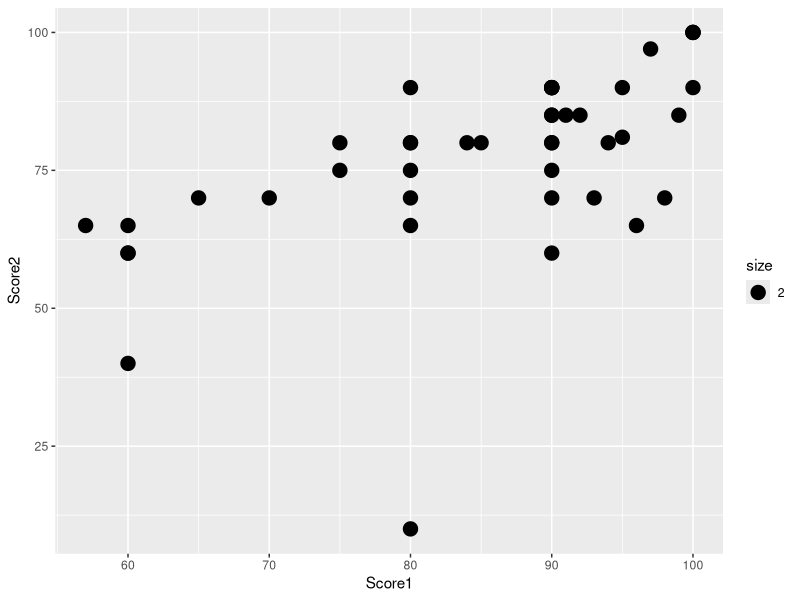
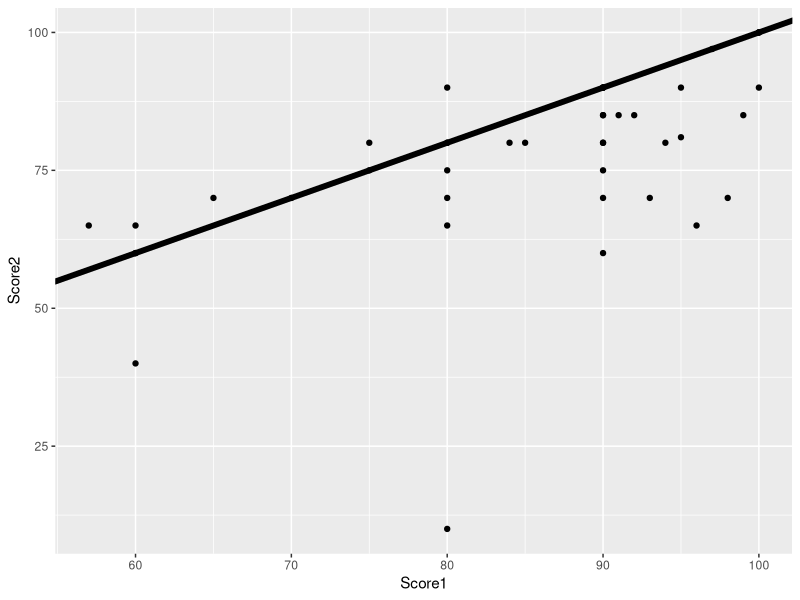

Here is the R script that generated these plots, in order:
########################################### correlation & Regression ############################

library('ggplot2')
rawData <- read.csv("Statistical Data (Responses) - Form Responses 1.csv")
rawData <- subset(rawData, select = c("Score1", "Score2", "Inclination"))
func1 <- function(x) { 
  if (is.na(x) ==  F && x <= 10)  
    x= x*10
  x
}
rawData$Score1 <- sapply(X = rawData$Score1, FUN = func1) 
rawData$Score2 <- sapply(X = rawData$Score2, FUN = func1) 
rawData$avg <- rowMeans(subset(rawData, select = c("Score1", "Score2")), na.rm = T)

qplot(x = Score1, y= Score2, data = rawData, geom = "point", size=2 )
r <- cor(rawData$Score1, rawData$Score2, use = "pairwise.complete.obs", method="pearson")

############## correlation- hpothesis testing##########################
cor.test(rawData$Score1, rawData$Score2)  ########  CI does not contain 0 ########
############## Regression - line of best fit #####################
regModel<-lm(Score1~Score2, rawData)

################ Drawing regression line on plot#############################
qplot(x = Score1, y= Score2, data = rawData, geom = "point" ) + geom_abline(reg=regModel, lwd=2)

################ Testing Regression ######################
summary(regModel)
##################################################################################################################
